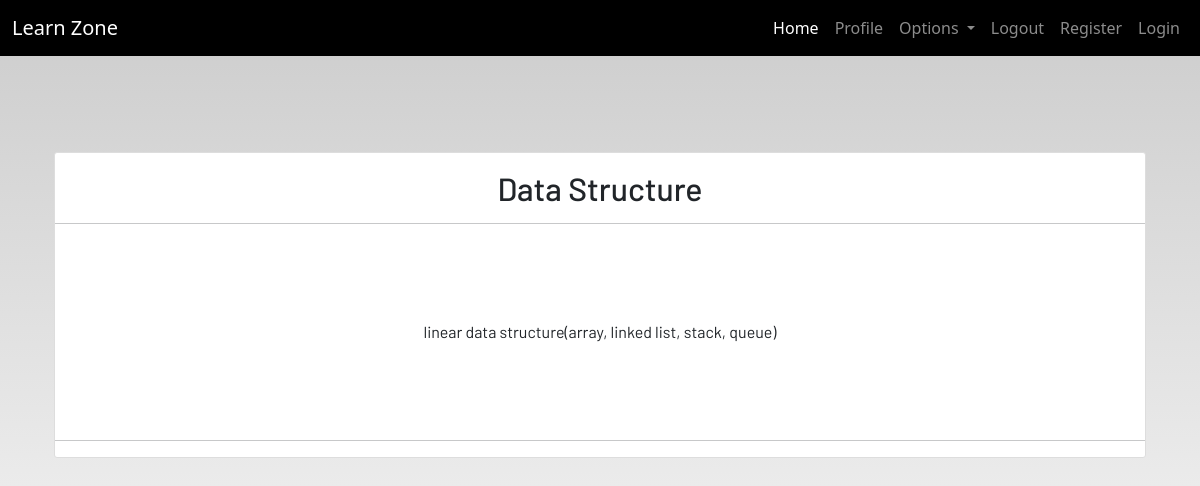
Page /notes_detail/2/ on the committed database.
### dashboard/models.py (models this page shows, shortened)
class Notes(models.Model):
    user = models.ForeignKey(User,on_delete=models.CASCADE)
    title = models.CharField(max_length=200)
    description = models.TextField()
    def __str__(self):
            return self.title
    class Meta:
        verbose_name_plural = "notes"

### dashboard/views.py (the view)
# urls.py: path('notes_detail/<int:pk>/', views.NotesDetailView.as_view(), name='notes-detail'),
class NotesDetailView(generic.DetailView):
    model = Notes

### dashboard/templates/dashboard/notes_detail.html
{% extends 'dashboard/base.html' %}
{% load static %}
{% block content %}
<section class='text-center container'>
    <div class="container">
        <div class="content-section p-0 mt-5">
            <div class="m-3">
                <h2>{{notes.title}}</h2>
            </div>
            <hr class="p-0 m-0">
            <p class="description m-5 p-5">
                {{notes.description}}
            </p>
            <hr>
        </div>
    </div>
</section>
{% endblock content %}

### static/CSS/main.css (style rules this page uses)
html { scroll-behavior: smooth; height: 100%; width: 100%; }
html, body { max-width: 100%; overflow-x: hidden; height: 100%; width: 100%; }
body { background: linear-gradient(rgba(0, 0, 0, 0.2), rgba(255, 255, 255, 0.5)); overflow-x: hidden; background-repeat: no-repeat; }
.content-section { background: #ffffff; padding: 10px 20px; border: 1px solid #dddddd; border-radius: 3px; margin-bottom: 20px; }

### rows in the picture
Notes: title "Data Structure", description "linear data structure(array, linked list, stack, queue)"
